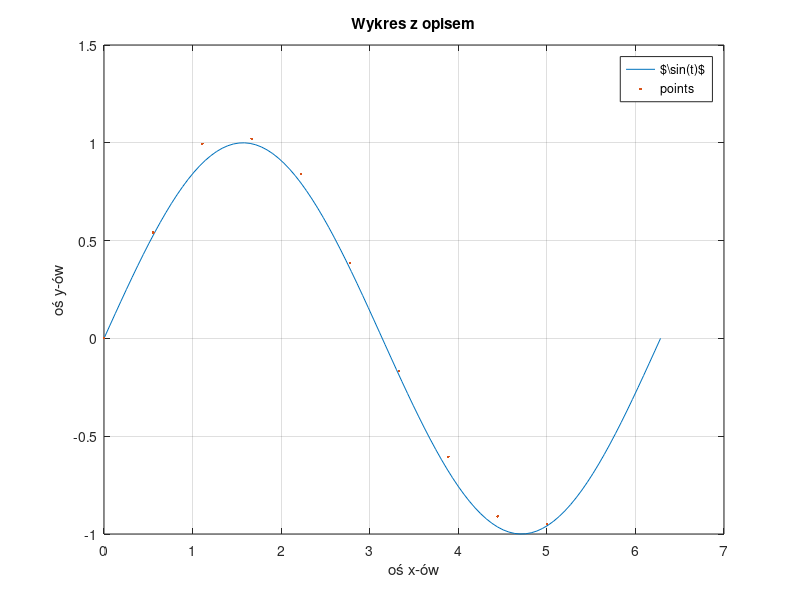
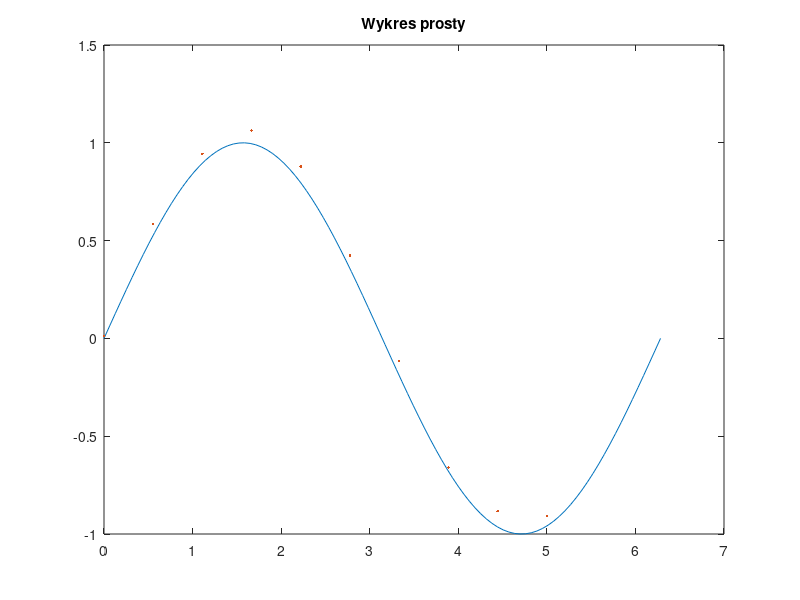

Reproduce these figures in MATLAB, in order. (Note: this script raises an error after producing the figures.)
%% Instrukcja obsługi interpretera
% Tekst wpisujemy albo w m-pliku, albo umieszczamy komendę:
% \\input\{nazwa.txt\}, zadziała ona w następujący sposób:
% \input{Testy/test_input.txt}
% Import wykresów dokonuje się za pomocą komendy obrazek. Jak niżej:
% \obrazek{12}{im1}
% Wszelkie obliczenia nie są umieszczane w sprawozdaniu. Można jednak
% używać komend latexa WSZYSTKICH.
% Kod generuje wykresy, żeby umieścić je w sprawozdaniu trzeba przesłać
% numery figur oraz nazwy plików, które muszą się zgadzać z nazwami
% podanymi w komendach obrazek.
% \obrazek{12}{im2}
close all
figure(1)
t=linspace(0,2*pi,100);
t2=linspace(0,5,10);
y = sin(t);
y2 = sin(t2) + rand(1,10)*.1;
plot(t,y,t2,y2,'.')
legend('$\sin(t)$','points');
xlabel('oś x-ów');
ylabel('oś y-ów');
title('Wykres z opisem');
grid on;

figure(2)
t=linspace(0,2*pi,100);
t2=linspace(0,5,10);
y = sin(t);
y2 = sin(t2) + rand(1,10)*.1;
plot(t,y,t2,y2,'.')
title('Wykres prosty')

compile_with_plots(mfilename,[1,2],{'im1','im2'},1);
close all